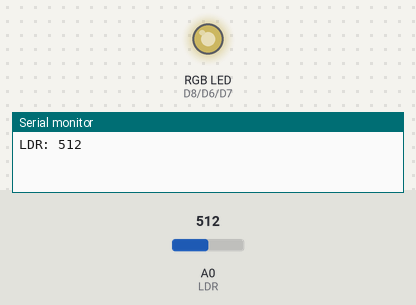
This sketch was run on a simulated ESP8266 (NodeMCU). Shown: an RGB LED mixed from three pins (HIGH = lit), the last lines printed to the serial monitor. The test bench sets the inputs (shaded band); at power-on: A0 (LDR) = 512. Dim RGB values are drawn brighter than linear; random numbers use the default seed unless the sketch sets one.

Above: at 0.1 s.
At 4.6 s:
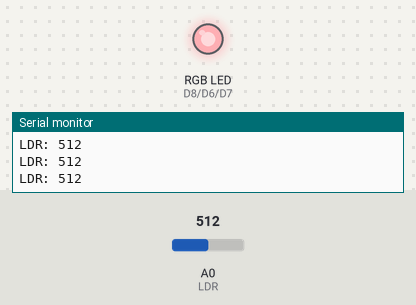
At 9.6 s:
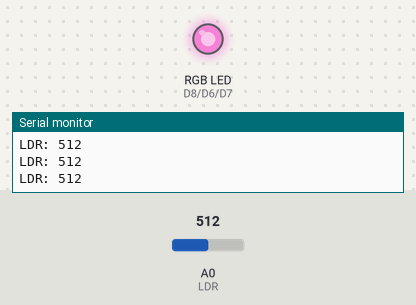
At 19.1 s:
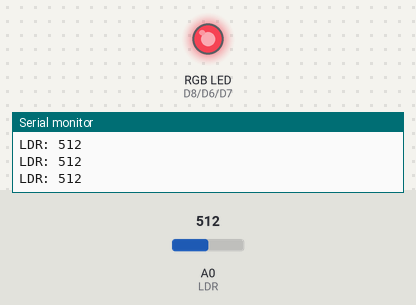
At 29.1 s:
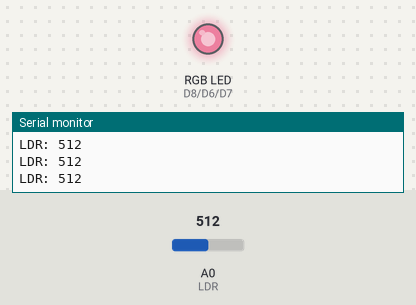
At 39.1 s:
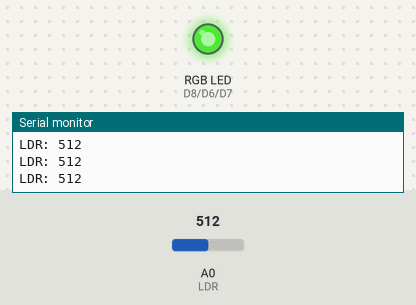
Timing chart, 0 to 40.0 s (numbered marks = the images above):
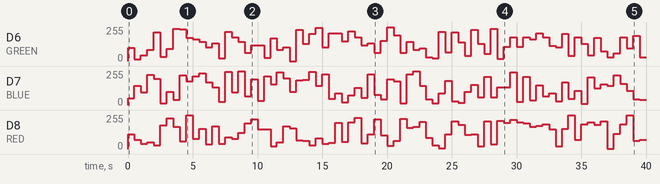

The sketch:

ledTest.ino
```cpp
const int LDR = A0;
const int RED = D8;
const int GREEN = D6;
const int BLUE = D7;
void setup()
{
  Serial.begin(9600);
  pinMode(LDR, INPUT);
  pinMode(RED, OUTPUT);
  pinMode(GREEN, OUTPUT);
  pinMode(BLUE, OUTPUT);
}
void loop()
{
  Serial.print("LDR: ");
  Serial.println(analogRead(LDR));
  analogWrite(RED, random(0,1023));
  analogWrite(GREEN, random(0,1023));
  analogWrite(BLUE, random(0,1023));
  delay(500);
}
```

Measured:
- by itself, D6 (GREEN): 0/255 → 98/255 at 0.00 s, → 12/255 0.50 s later, → 43/255 0.50 s later, → 83/255 0.50 s later, … (80 changes in this stretch)
- by itself, D7 (BLUE): 0/255 → 52/255 at 0.00 s, → 143/255 0.50 s later, → 95/255 0.50 s later, → 226/255 0.50 s later, … (79 changes in this stretch)
- by itself, D8 (RED): 0/255 → 109/255 at 0.00 s, → 70/255 0.50 s later, → 38/255 0.50 s later, → 50/255 0.50 s later, … (80 changes in this stretch)
